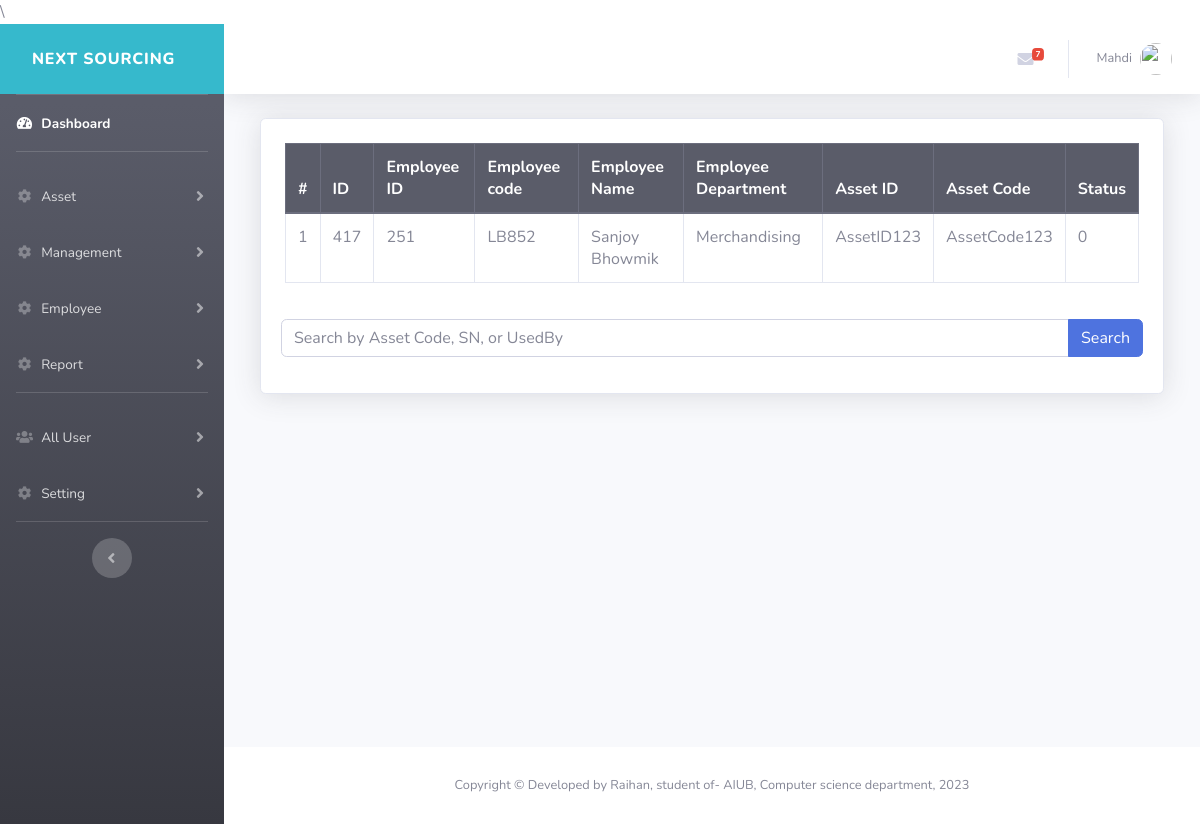
The page /admin/assign.old.php (signed in) on the database its author committed.
### tables this page shows
CREATE TABLE `theme` (
  `id` int(1) NOT NULL,
  `theme` varchar(255) NOT NULL,
  `banner` varchar(18) NOT NULL,
  `rate` int(255) NOT NULL
);

CREATE TABLE `temp` (
  `id` int(254) NOT NULL,
  `emp_id` varchar(254) NOT NULL,
  `emp_code` varchar(254) NOT NULL,
  `emp_name` varchar(254) NOT NULL,
  `emp_dept` varchar(254) NOT NULL,
  `asset_id` varchar(254) NOT NULL,
  `asset_code` varchar(254) NOT NULL,
  `status` int(1) NOT NULL
);

### admin/assign.old.php (the view, shortened to what this page needs)
\<?php include "includes/header.php"; ?>
<div class="container-fluid">
    <div class="col-md-12">
        <div class="card shadow mb-4">
            <?php
            $query = "SELECT * FROM temp ORDER BY id DESC LIMIT 1";
            $result = mysqli_query($connection, $query);
            if ($result) {
                if (mysqli_num_rows($result) > 0) {
                    $row = mysqli_fetch_assoc($result);
                    $i = 1;
                    ?>
                    <div class="container mt-4 col-md-12">
                        <table class="table table-bordered table-hover">
                            <thead class="thead-dark">
                                <tr>
                                    <th>#</th>
                                    <th>ID</th>
                                    <th>Employee ID</th>
                                    <th>Employee code</th>
                                    <th>Employee Name</th>
                                    <th>Employee Department</th>
                                    <th>Asset ID</th>
                                    <th>Asset Code</th>
                                    <th>Status</th>
                                </tr>
                            </thead>
                            <tbody>
                                <tr>
                                    <td><?php echo htmlspecialchars($i); ?></td>
                                    <td><?php echo htmlspecialchars($temp_id = $row['id']); ?></td>
                                    <td><?php echo htmlspecialchars($temp_usedbyid = $row['emp_id']); ?></td>
                                    <td><?php echo htmlspecialchars($temp_code = $row['emp_code']); ?></td>
                                    <td><?php echo htmlspecialchars($temp_usedby = $row['emp_name']); ?></td>
                                    <td><?php echo htmlspecialchars($temp_usedbydept = $row['emp_dept']); ?></td>
                                    <td><?php echo htmlspecialchars($row['asset_id']); ?></td>
                                    <td><?php echo htmlspecialchars($row['asset_code']); ?></td>
                                    <td><?php echo htmlspecialchars($row['status']); ?></td>
                                </tr>
                            </tbody>
                        </table>
                    </div>
                    <?php
                } else {
                    echo "<div class='alert alert-warning'>No records found.</div>";
                }
            } else {
                echo "<div class='alert alert-danger'>Error: " . mysqli_error($connection) . "</div>";
            }
            ?>
<div class="card-body">
    <form action="" method="GET">
        <div class="input-group">
            <input type="text" name="search" class="form-control" placeholder="Search by Asset Code, SN, or UsedBy"
            value="<?php echo isset($_GET['search']) ? htmlspecialchars($_GET['search']) : ''; ?>">
            <div class="input-group-append">
                <button class="btn btn-primary" name="Search" type="submit">Search</button>
            </div>
        </div>
    </form>
</div>
    </div>
</div>
</div>
</div>
<?php include "includes/footer.php"; ?>

### admin/includes/navbar.php (shortened to what this page needs)
<?php
$query        = "SELECT * FROM theme ";
$select_theme = mysqli_query($connection, $query);
while($row=mysqli_fetch_assoc($select_theme)){
  $theme = $row['theme'];
  $banner = $row['banner'];}
  ?>
  <ul class="navbar-nav bg-gradient-<?php echo $theme;  ?> sidebar sidebar-dark accordion" id="accordionSidebar">
    <a class="bg-info sidebar-brand d-flex align-items-center " href="dashboard.php">
     <div class="sidebar-brand-text mx-3"><?php echo $banner; ?></div>
   </a>
   <hr class="sidebar-divider my-0">
   <li class="nav-item active">
    <a class="nav-link" href="dashboard.php">
      <i class="fas fa-fw fa-tachometer-alt"></i>
      <span>Dashboard</span></a>
    </li>
    <hr class="sidebar-divider">
    <li class="nav-item">
      <a class="nav-link collapsed" href="#" data-toggle="collapse" data-target="#collapsefive2" aria-expanded="true" aria-controls="collapsefive2">
        <i class="fas fa-fw fa-cog"></i>
        <span>Asset</span>
      </a>
    </li>
<li class="nav-item">
  <a class="nav-link collapsed" href="#" data-toggle="collapse" data-target="#collapseParent" aria-expanded="true" aria-controls="collapseParent">
    <i class="fas fa-fw fa-cog"></i>
    <span>Management</span>
  </a>
</li>
<li class="nav-item">
  <a class="nav-link collapsed" href="#" data-toggle="collapse" data-target="#collapsefive" aria-expanded="true" aria-controls="collapsefive">
    <i class="fas fa-fw fa-cog"></i>
    <span>Employee</span>
  </a>
</li>
<li class="nav-item">
  <a class="nav-link collapsed" href="#" data-toggle="collapse" data-target="#collapseSix" aria-expanded="true" aria-controls="collapsefive">
    <i class="fas fa-fw fa-cog"></i>
    <span>Report</span>
  </a>
</li>
<hr class="sidebar-divider">
<li class="nav-item">
  <a class="nav-link collapsed" href="#" data-toggle="collapse" data-target="#alluser" aria-expanded="true" aria-controls="alluser">
    <i class="fas fa-fw fa-users"></i>
    <span>All User</span>
  </a>
</li>
<li class="nav-item">
  <a class="nav-link collapsed" href="#" data-toggle="collapse" data-target="#collapsesix" aria-expanded="true" aria-controls="collapsesix">
    <i class="fas fa-fw fa-cog"></i>
    <span>Setting</span>
  </a>
</li>
<hr class="sidebar-divider d-none d-md-block">
<div class="text-center d-none d-md-inline">
  <button class="rounded-circle border-0" id="sidebarToggle"></button>
</div>
</ul>
<div id="content-wrapper" class="d-flex flex-column">
  <div id="content">
    <nav class="navbar navbar-expand navbar-light bg-white topbar mb-4 static-top shadow">
      <ul class="navbar-nav ml-auto">
    <li class="nav-item dropdown no-arrow mx-1">
      <a class="nav-link dropdown-toggle" href="#" id="messagesDropdown" role="button" data-toggle="dropdown" aria-haspopup="true" aria-expanded="false">
        <i class="fas fa-envelope fa-fw"></i>
        <span class="badge badge-danger badge-counter">7</span>
      </a>
    </li>
    <li class="nav-item dropdown no-arrow">
      <a class="nav-link dropdown-toggle" href="#" id="userDropdown" role="button" data-toggle="dropdown" aria-haspopup="true" aria-expanded="false">
        <span class="mr-2 d-none d-lg-inline text-gray-600 small"><?php echo $_SESSION['fname']; ?></span>
        <img class="img-profile rounded-circle" src="img/users/<?php echo $_SESSION['avater']; ?>">
      </a>
    </li>
  </ul>
</nav>

### rows shown on the page
theme: banner "NEXT SOURCING"
temp: id "417", emp "251", emp_code "LB852", emp_name "Sanjoy Bhowmik", emp_dept "Merchandising", asset "AssetID123", asset_code "AssetCode123", status "0"

### other values the page prints
$_SESSION['fname'] "Mahdi"
$i "1"
